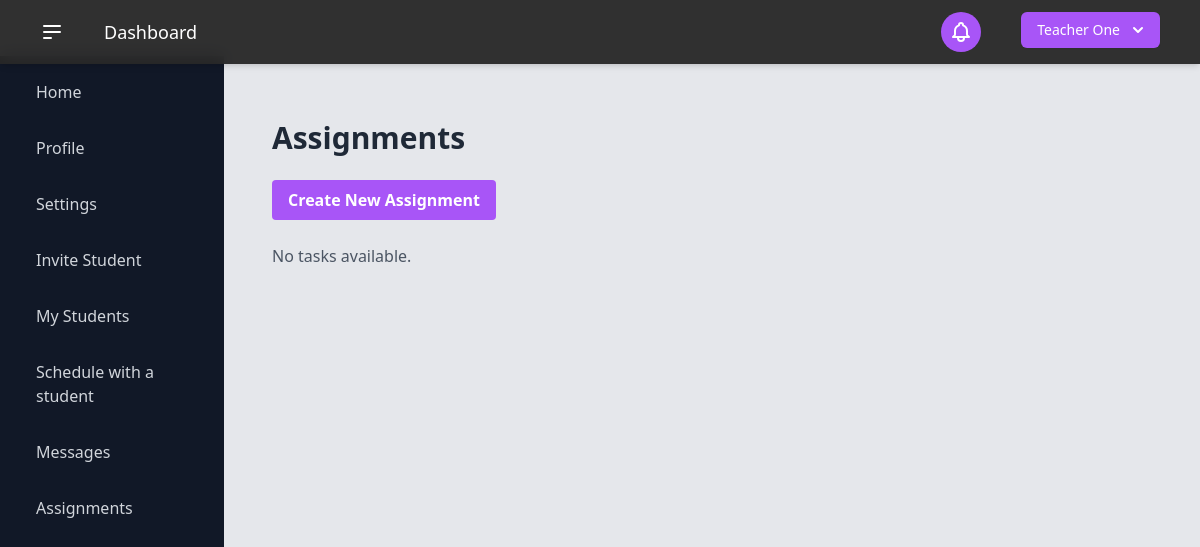
/assignments/ (signed in), run on an earlier commit of the app's database.
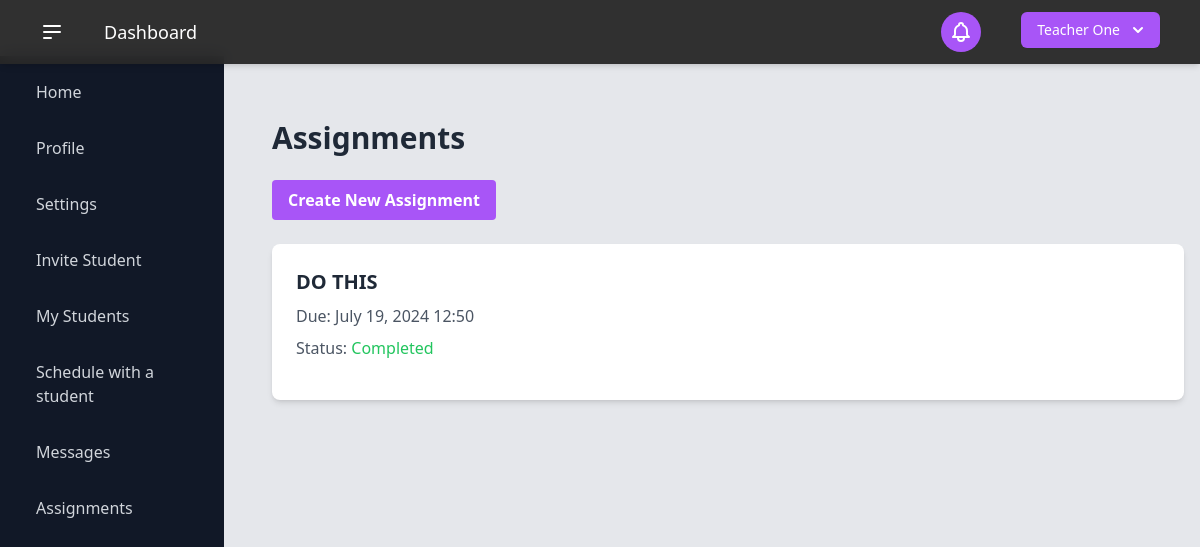
And on a later commit of the database.
### users/models.py (models this page shows, shortened)
class User(AbstractBaseUser):
    USER_TYPE_CHOICES = (
        (1, "Student"),
        (2, "Teacher"),
    )
    user_type = models.PositiveSmallIntegerField(
        choices=USER_TYPE_CHOICES,
        default=1,
    )
    email = models.EmailField(
        "email address",
        max_length=255,
        unique=True,
        validators=[EmailValidator(message="Enter a valid email address.")],
    )
    first_name = models.CharField(
        "first name",
        max_length=150,
        validators=[
            RegexValidator(r"^[a-zA-Z\s]+$", "Enter a valid first name (letters only).")
        ],
    )
    last_name = models.CharField(
        "last name",
        max_length=150,
        validators=[
            RegexValidator(r"^[a-zA-Z\s]+$", "Enter a valid last name (letters only).")
        ],
    )
    password = models.CharField(
        "password",
        max_length=255,
        validators=[
            MinLengthValidator(6),
            RegexValidator(
                r"^(?=.*[a-z])(?=.*[A-Z])(?=.*\d)[A-Za-z\d]{6,}$",
                "Password must have at least 6 characters, including a number and a capital letter.",
            ),
        ],
    )
    contact_number = PhoneNumberField()
    date_of_birth = models.DateField("date of birth")
    two_factor_enabled = models.BooleanField(default=False)
    two_factor_code = models.CharField(max_length=6, blank=True, null=True)
    two_factor_code_expiry = models.DateTimeField(blank=True, null=True)
    password_reset_token = models.CharField(max_length=100, null=True, blank=True)
    password_reset_token_created_at = models.DateTimeField(null=True, blank=True)
    objects = UserManager()
    USERNAME_FIELD = "email"
    REQUIRED_FIELDS = ["__all__"]

### communications/models.py (models this page shows, shortened)
class Assignment(models.Model):
    assignment_id = models.AutoField(primary_key=True)
    teacher = models.ForeignKey(Teacher, on_delete=models.CASCADE)
    student = models.ForeignKey(Student, on_delete=models.CASCADE)
    task_content = models.TextField()
    due_date = models.DateTimeField()
    timestamp = models.DateTimeField(auto_now_add=True)
    is_completed = models.BooleanField(default=False)
    completion_date = models.DateTimeField(null=True, blank=True)

### communications/views.py (the view)
# urls.py: path("assignments/", views.assignment_list, name="assignment_list"),
@login_required
def assignment_list(request):
    if request.user.user_type == 1:  # Student
        assignments = Assignment.objects.filter(student=request.user.student)
    else:  # Teacher
        assignments = Assignment.objects.filter(teacher=request.user.teacher)
    return render(
        request, "communications/assignment_list.html", {"assignments": assignments}
    )

### templates/communications/assignment_list.html (shortened to what this page needs)
{% extends "_dashboard.html" %}
{% load static %}
{% block content %}
<div class="container mx-auto px-4 py-8">
    <h2 class="text-3xl font-bold mb-6 text-gray-800">Assignments</h2>
    {% if user.user_type == 2 %}
    <a href="{% url 'create_assignment' %}" class="bg-purple-500 hover:bg-purple-600 text-white font-bold py-2 px-4 rounded mb-6 inline-block transition duration-300 ease-in-out">
        Create New Assignment
    </a>
    {% endif %}
    <ul class="space-y-4">
        {% for assignment in assignments %}
        <li class="bg-white shadow-md rounded-lg p-6 transition duration-300 ease-in-out hover:shadow-lg">
            <h3 class="text-xl font-semibold text-gray-800 mb-2">{{ assignment.task_content }}</h3>
            <p class="text-gray-600 mb-2">Due: {{ assignment.due_date|date:"F d, Y H:i" }}</p>
            <p class="text-gray-600 mb-4">Status:
                <span class="{% if assignment.is_completed %}text-green-500{% else %}text-yellow-500{% endif %}">
                    {% if assignment.is_completed %}Completed{% else %}Pending{% endif %}
                </span>
            </p>
        </li>
        {% empty %}
        <li class="text-gray-600">No tasks available.</li>
        {% endfor %}
    </ul>
</div>
{% endblock %}

### templates/_dashboard.html (shortened to what this page needs)
{% load static %} {% load static tailwind_tags %}
<!DOCTYPE html>
<html lang="en">
  <head>
    {% tailwind_css %}
  </head>
  <body class="bg-neutral-200" x-data="{ sidebarOpen: true }">
    <div>
      <header class="sticky top-0 z-50">
        <div
          class="flex fixed top-0 py-2 w-full items-center justify-between bg-neutral-800 bg-opacity-95 backdrop-blur shadow-md"
        >
          <div class="flex flex-grow gap-x-10 px-10 text-lg text-white py-2.5">
            {% if user.is_authenticated %}
            <button
              @click="sidebarOpen = !sidebarOpen"
              class="text-white focus:outline-none"
            >
              <svg
                class="h-6 w-6"
                viewBox="0 0 24 24"
                fill="none"
                xmlns="http://www.w3.org/2000/svg"
              >
                <path
                  d="M4 6H20M4 12H20M4 18H11"
                  stroke="currentColor"
                  stroke-width="2"
                  stroke-linecap="round"
                  stroke-linejoin="round"
                ></path>
              </svg>
            </button>
            <div class="flex">
              <a href="{% url 'dashboard' %}" class="hover:text-purple-400"
                >Dashboard</a
              >
            </div>
            {% endif %}
          </div>
          <div
            id="messages-container"
            class="fixed left-1/2 transform -translate-x-1/2 z-50 w-full max-w-md px-4"
          >
            <div class="w-full pt-2">
            </div>
          </div>
          <div class="flex gap-x-6 px-6">
            {% block navright %} {% endblock navright %} {% if user.is_authenticated %}
            {% include "components/notification.html" %}
            {% include "components/current_user.html" %}
            {% endif %}
          </div>
        </div>
      </header>
      <main class="relative">
        <div class="flex h-screen bg-gray-200">
          <div
            class="z-30 inset-y-0 left-0 w-56 transition duration-300 transform bg-gray-900 overflow-y-auto fixed top-14"
            :class="{'translate-x-0 ease-out': sidebarOpen, '-translate-x-full ease-in': !sidebarOpen}"
          >
            <a
              href="{% url 'calendar' %}"
              class="flex items-center mt-4 py-2 px-6 text-gray-300 hover:bg-gray-700 hover:bg-opacity-25 hover:text-gray-100"
            >
              <span class="mx-3">Home</span>
            </a>
            <a
              href="{% url 'user_profile' %}"
              class="flex items-center mt-4 py-2 px-6 text-gray-300 hover:bg-gray-700 hover:bg-opacity-25 hover:text-gray-100"
            >
              <span class="mx-3">Profile</span>
            </a>
            <a
              href="{% url 'settings' %}"
              class="flex items-center mt-4 py-2 px-6 text-gray-300 hover:bg-gray-700 hover:bg-opacity-25 hover:text-gray-100"
            >
              <span class="mx-3">Settings</span>
            </a>
            {% if user.user_type == 1 %}
            <a
              href="{% url 'student_invites' %}"
              class="flex items-center mt-4 py-2 px-6 text-gray-300 hover:bg-gray-700 hover:bg-opacity-25 hover:text-gray-100"
            >
              <span class="mx-3">View Invites</span>
            </a>
            <a
              href="{% url 'student_teachers' %}"
              class="flex items-center mt-4 py-2 px-6 text-gray-300 hover:bg-gray-700 hover:bg-opacity-25 hover:text-gray-100"
              ><span class="mx-3">My Teachers</span></a
            >
            <a
              href="{% url 'student_lesson_request' %}"
              class="flex items-center mt-4 py-2 px-6 text-gray-300 hover:bg-gray-700 hover:bg-opacity-25 hover:text-gray-100"
            >
              <span class="mx-3">Schedule with a teacher</span>
            </a>
            {% elif user.user_type == 2 %}
            <a
              href="{% url 'invite_student' %}"
              class="flex items-center mt-4 py-2 px-6 text-gray-300 hover:bg-gray-700 hover:bg-opacity-25 hover:text-gray-100"
              ><span class="mx-3">Invite Student</span></a
            >
            <a
              href="{% url 'teacher_students' %}"
              class="flex items-center mt-4 py-2 px-6 text-gray-300 hover:bg-gray-700 hover:bg-opacity-25 hover:text-gray-100"
              ><span class="mx-3">My Students</span></a
            >
            <a
              href="{% url 'teacher_lesson_request' %}"
              class="flex items-center mt-4 py-2 px-6 text-gray-300 hover:bg-gray-700 hover:bg-opacity-25 hover:text-gray-100"
            >
              <span class="mx-3">Schedule with a student</span>
            </a>
            {% endif %}
            <a
              href="{% url 'message_list' %}"
              class="flex items-center mt-4 py-2 px-6 text-gray-300 hover:bg-gray-700 hover:bg-opacity-25 hover:text-gray-100"
            >
              <span class="mx-3">Messages</span>
            </a>
            <a
              href="{% url 'assignment_list' %}"
              class="flex items-center mt-4 py-2 px-6 text-gray-300 hover:bg-gray-700 hover:bg-opacity-25 hover:text-gray-100"
            >
              <span class="mx-3">Assignments</span>
            </a>
          </div>
          <div
            class="flex-1 flex flex-col overflow-hidden"
            :class="{'ml-64': sidebarOpen, 'ml-0': !sidebarOpen}"
          >
            <main
              class="flex-1 overflow-x-hidden overflow-y-auto bg-gray-200 pt-14"
              role="main"
            >
              <div class="container mx-auto py-8">
                {% block content %}{% endblock %}
              </div>
            </main>
          </div>
        </div>
      </main>
    </div>
  </body>
</html>

### templates/components/notification.html (shortened to what this page needs)
{% load static %}
<div x-data="notificationComponent()" class="relative inline-block text-left mr-4">
    <button @click="toggleNotifications" class="inline-flex items-center justify-center w-10 h-10 rounded-full bg-purple-500 text-white focus:outline-none">
    </button>
</div>

### templates/components/current_user.html (shortened to what this page needs)
{% load static %}
<div x-data="{ open: false }" class="relative inline-block text-left mr-4">
    <div>
        <button
            @click="open = !open"
            type="button"
            class="inline-flex justify-center w-full rounded-md shadow-sm px-4 py-2 bg-purple-500 text-sm font-medium text-white hover:bg-purple-600 ring-purple-800"
            id="options-menu"
            aria-haspopup="true"
            x-bind:aria-expanded="open"
        >
            {{ user.first_name }} {{ user.last_name }}
            <svg
                class="-mr-1 ml-2 h-5 w-5"
                xmlns="http://www.w3.org/2000/svg"
                viewBox="0 0 20 20"
                fill="currentColor"
                aria-hidden="true"
            >
                <path
                    fill-rule="evenodd"
                    d="M5.293 7.293a1 1 0 011.414 0L10 10.586l3.293-3.293a1 1 0 111.414 1.414l-4 4a1 1 0 01-1.414 0l-4-4a1 1 0 010-1.414z"
                    clip-rule="evenodd"
                />
            </svg>
        </button>
    </div>
</div>

What changed in the data, as far as the page shows it:
added Assignment: task_content "DO THIS", due_date "July 19, 2024 12:50", is_completed "Completed"
Also different on the page:
text no longer shown: "No tasks available."
